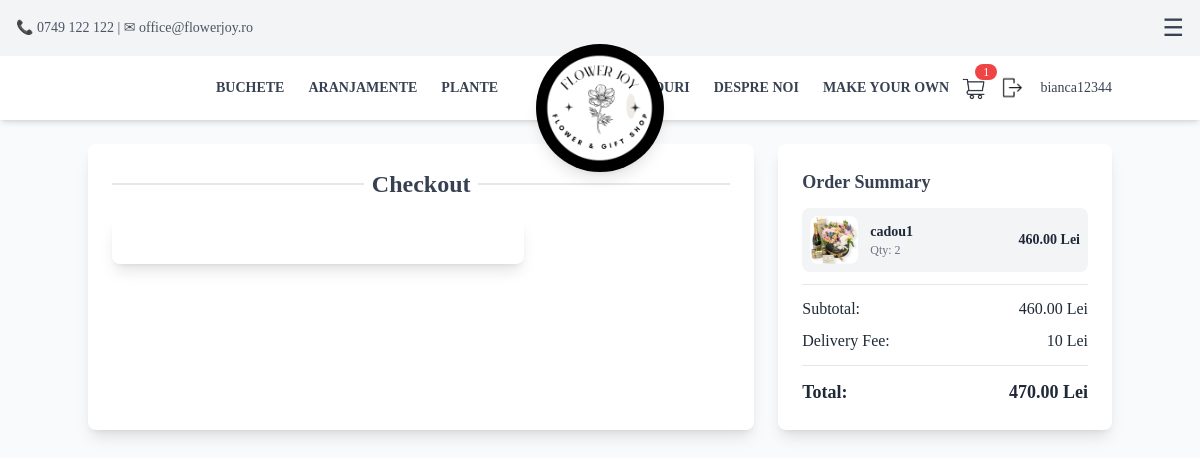
Page /checkout/ (signed in) on the earlier database version.
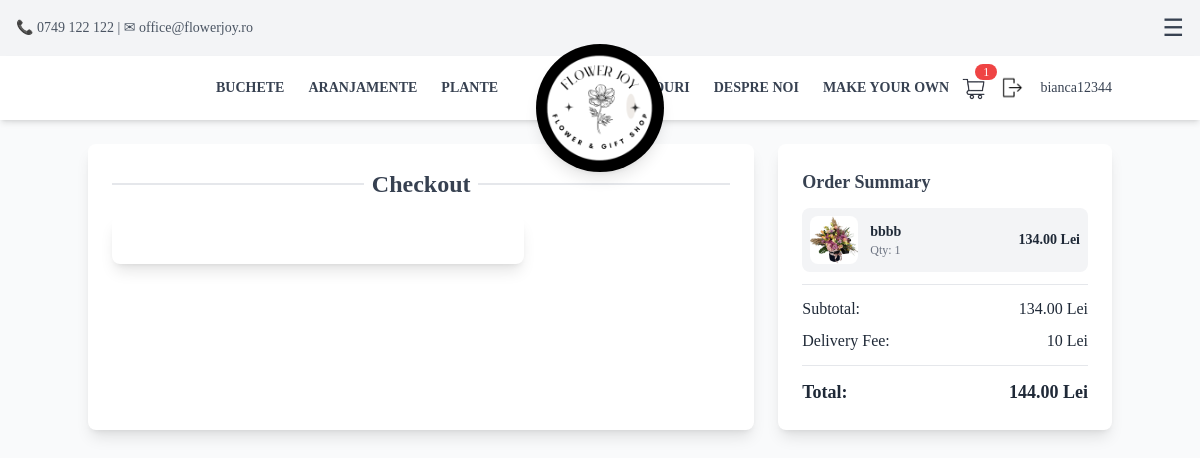
Same page on the later database version.
### App/models.py (models this page shows, shortened)
class CartItem(models.Model):
    user = models.ForeignKey(User, on_delete=models.CASCADE, null=True, blank=True)
    session_id = models.CharField(max_length=255, null=True, blank=True) # Store session ID for anonymous users
    product = models.ForeignKey(Product, on_delete=models.CASCADE)
    quantity = models.PositiveIntegerField(default=1)
    def total_price(self):
        return self.product.price * self.quantity

class Product(models.Model):
    name = models.CharField(max_length=100)
    description = models.TextField()
    category = models.CharField(max_length=100, default="General")
    price = models.DecimalField(max_digits=10, decimal_places=2)
    image = models.ImageField(upload_to="Pictures/")  # Stores images in 'media/Pictures/'
    created_at = models.DateTimeField(auto_now_add=True)

### App/views.py (the view, shortened to what this page needs)
# urls.py: path("checkout/", checkout, name="checkout"),
@login_required
def checkout(request):
    user = request.user if request.user.is_authenticated else None
    session_id = request.session.session_key or request.session.create()
    cart_items = CartItem.objects.filter(user=user) if user else CartItem.objects.filter(session_id=session_id)
    subtotal = sum(item.total_price() for item in cart_items)
    delivery_fee = 10  # Example delivery fee
    total_price = subtotal + delivery_fee
    return render(request, "checkout.html", {
        'stripe_public_key': settings.STRIPE_PUBLIC_KEY,
        "cart_items": cart_items,
        "subtotal": subtotal,
        "delivery_fee": delivery_fee,
        "total_price": total_price,
    })

### App/templates/partials/checkout.html
{% extends 'base.html' %}
{% block content %}
<div class="container mx-auto flex flex-col lg:flex-row gap-6 mt-20 py-16">
    <div class="w-full lg:w-2/3 bg-white shadow-lg rounded-lg p-6" >
        <div class="flex items-center mb-4">
            <hr class="flex-grow border-t-2 border-primary">
            <span class="mx-2">
                <h2 class="text-2xl font-bold text-gray-700">Checkout</h2>
            </span>
            <hr class="flex-grow border-t-2 border-primary">
        </div>
        <div class="w-full lg:w-2/3 bg-white shadow-lg rounded-lg p-6" id="checkout-section"
            hx-get="{% url 'checkout_step_1' %}" hx-trigger="load" hx-swap="innerHTML">
        </div>
    </div>
  <div class="w-full lg:w-1/3 bg-white shadow-lg rounded-lg p-6">
    <h3 class="text-lg font-bold text-gray-700">Order Summary</h3>
    <div class="max-h-44 overflow-y-auto space-y-2 mt-3">
      {% for item in cart_items %}
      <div class="flex items-center justify-between bg-gray-100 p-2 rounded-lg">
        <div class="flex items-center gap-3">
          <img src="{{ item.product.image.url }}" alt="{{ item.product.name }}" class="w-12 h-12 rounded-lg">
          <div>
            <p class="text-sm font-semibold">{{ item.product.name }}</p>
            <p class="text-xs text-gray-500">Qty: {{ item.quantity }}</p>
          </div>
        </div>
        <p class="text-sm font-semibold">{{ item.total_price }} Lei</p>
      </div>
      {% endfor %}
    </div>
    <hr class="my-3">
    <div class="flex justify-between mt-2">
      <p>Subtotal:</p>
      <p>{{ subtotal }} Lei</p>
    </div>
    <div class="flex justify-between mt-2">
      <p>Delivery Fee:</p>
      <p>{{ delivery_fee }} Lei</p>
    </div>
    <hr class="my-3">
    <div class="flex justify-between text-lg font-semibold">
      <p>Total:</p>
      <p>{{ total_price }} Lei</p>
    </div>
  </div>
</div>
{% endblock %}

Differences in the rows shown:
removed CartItem: product.image (picture), product.name "cadou1", quantity "2", total_price "460.00"
added CartItem: product.image (picture), product.name "bbbb", quantity "1", total_price "134.00"
Other differences:
{{ subtotal }}: "460.00" → "134.00"
{{ total_price }}: "470.00" → "144.00"
